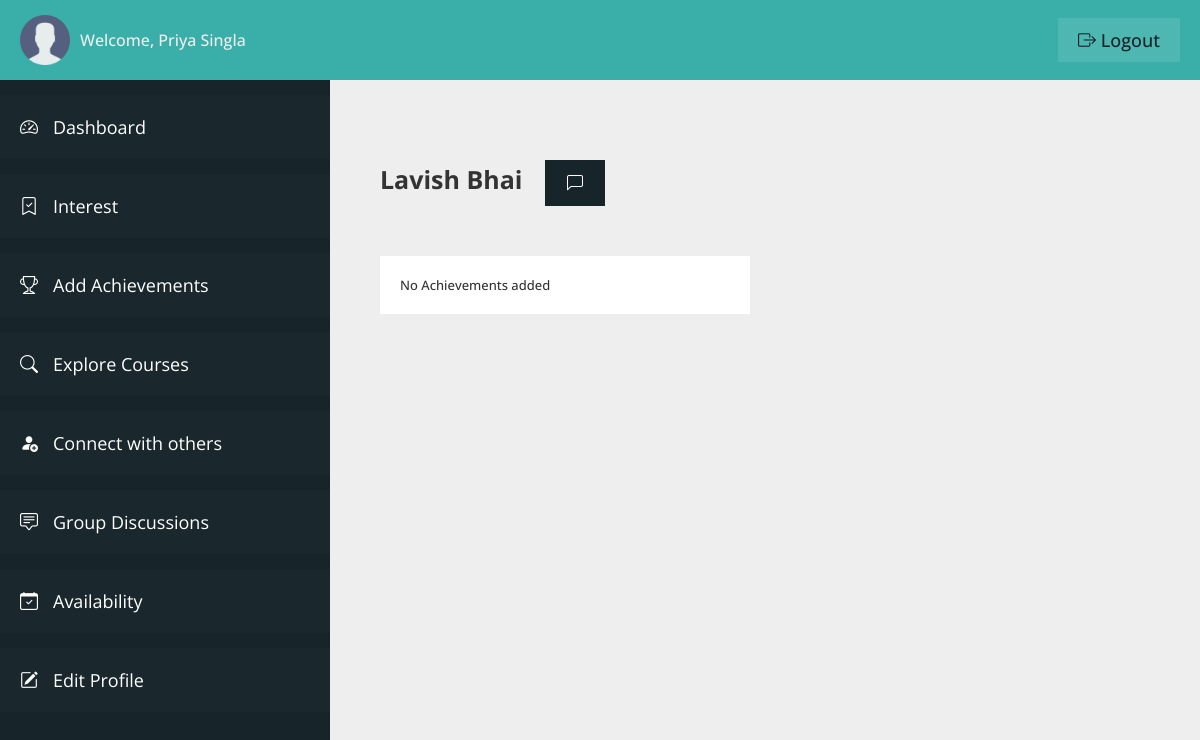
The app's page /student/connect-profile.php?profile=5&fname=Lavish&lname=Bhai (signed in), older data.
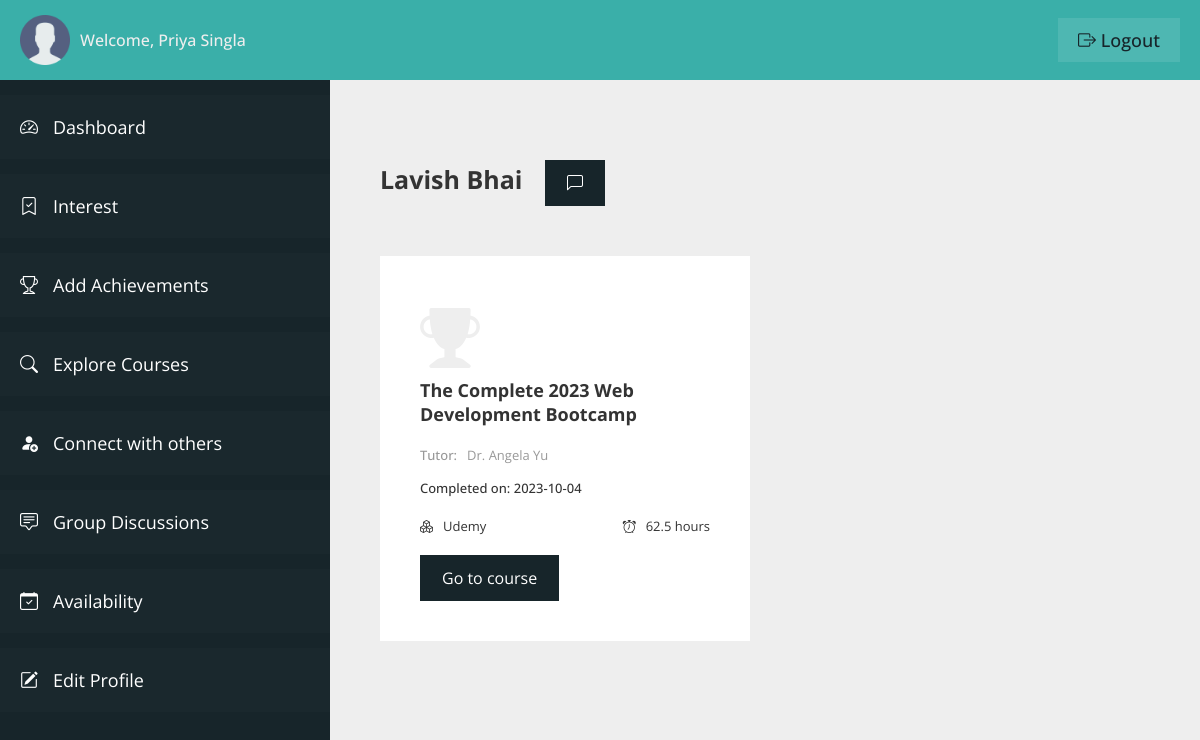
The same page, newer data.
### tables this page shows
CREATE TABLE `achievement_table` (
  `achievement_id` int(11) NOT NULL,
  `achievement_userid` int(11) NOT NULL,
  `achievement_course` varchar(100) NOT NULL,
  `achievement_platform` varchar(100) NOT NULL,
  `achievement_tutor` varchar(100) NOT NULL,
  `achievement_courseduration` varchar(20) NOT NULL,
  `achievement_courselink` varchar(200) NOT NULL,
  `achievement_completedon` varchar(20) NOT NULL,
  `added_on` datetime NOT NULL DEFAULT current_timestamp()
);

### student/connect-profile.php (the view, shortened to what the changed rows need)
<?php
include "connection.php";
?>
<!DOCTYPE html>
<html lang="en">
<head>
    <link rel="stylesheet" href="css/style-dashboard.css">
    <link rel="stylesheet" href="https://cdn.jsdelivr.net/npm/bootstrap-icons@1.11.0/font/bootstrap-icons.css">
</head>
<body>
    <div class="container">
        <main class="main__content">
            <div class="user__connect-container">
                <?php
                $query = "SELECT * FROM achievement_table WHERE achievement_userid = '" . $_GET['profile'] . "'";
                $runQ = mysqli_query($con, $query);
                if (mysqli_num_rows($runQ) > 0) {
                    while ($rowQ = mysqli_fetch_array($runQ)) {
                ?>
                        <div class="user__connect-card">
                            <span class="achievement_trophy">
                                <i class="bi bi-trophy-fill"></i>
                            </span>
                            <h3 class="course__name-heading">
                                <?php echo $rowQ['achievement_course']; ?>
                            </h3>
                            <p class="course__tutor-name">
                                <span class="course__tutor-label">Tutor:</span>
                                <span><?php echo $rowQ['achievement_tutor']; ?></span>
                            </p>
                            <p class="course__completedon">
                                <span>Completed on:</span>
                                <span><?php echo $rowQ['achievement_completedon']; ?></span>
                            </p>
                            <div class="course__level-duration">
                                <p class="course__level">
                                    <span>
                                        <i class="bi bi-boxes"></i>
                                    </span>
                                    <span><?php echo $rowQ['achievement_platform']; ?></span>
                                </p>
                                <p class="course__duration">
                                    <span>
                                        <i class="bi bi-alarm"></i>
                                    </span>
                                    <span>
                                        <?php echo $rowQ['achievement_courseduration']; ?>
                                    </span>
                                </p>
                            </div>
                            <?php
                            if ($rowQ['achievement_courselink'] == '') { ?>
                                <a class="course__link-btn" href="#">
                                    Offline
                                </a>
                            <?php } else { ?>
                                <a class="course__link-btn" target="_blank" href="<?php echo $rowQ['achievement_courselink']; ?>">
                                    Go to course
                                </a>
                            <?php
                            }
                            ?>
                        </div>
                    <?php
                    }
                } else { ?>
                    <p class="no__achievement">No Achievements added</p>
                <?php
                }
                ?>
            </div>
        </main>
    </div>
</body>
</html>

Row changes from the older to the newer data that the page shows:
added achievement_table: achievement_course "The Complete 2023 Web Development Bootcamp", achievement_tutor "Dr. Angela Yu", achievement_completedon "2023-10-04", achievement_platform "Udemy", achievement_courseduration "62.5 hours"
Text that changed along with them:
text no longer shown: "No Achievements added"
